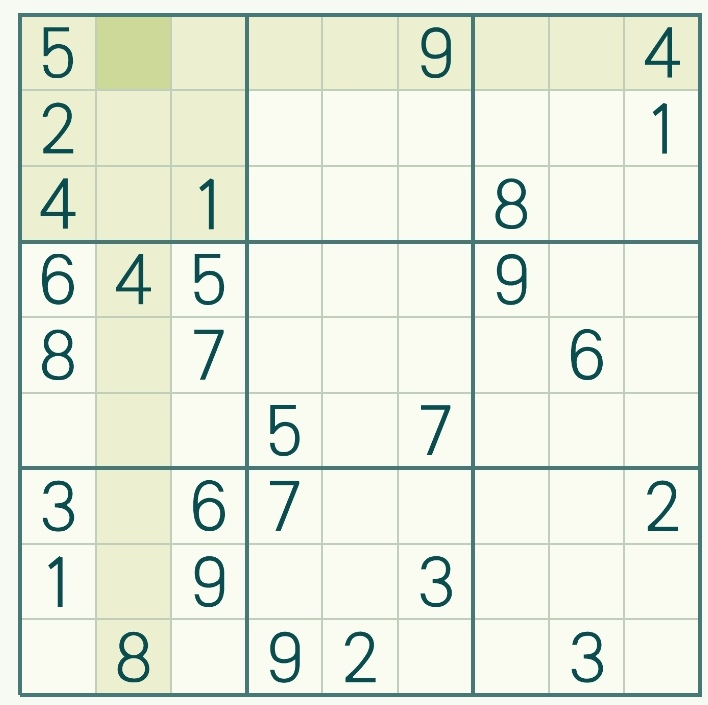
#> input picture sudo.jpg, 708 x 705 px
$ python test.py
#> lines starting #> are read from the running program, lines starting #| are printed output that depends on the picture; after the words box and inside, x2 and y2 are one past the last pixel; in counts of white or black regions, pixels touching at a corner belong together
### train.py
import sys
import numpy as np
import cv2

def trainPic(path,min_h,max_h):
#> called with path = 'sudo.jpg', min_h = 29, max_h = 40
    im = cv2.imread(path)
#> im is the input picture: shape (705, 708, 3); mean B, G, R 222, 236.7, 230.1
    im = cv2.resize(im,(400,400))
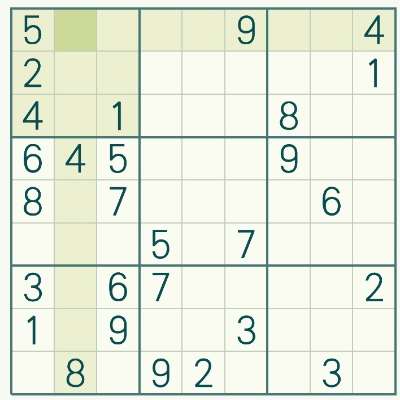
#> im: shape (400, 400, 3); mean B, G, R 221.5, 236.2, 229.6
    im3 = im.copy()

    gray = cv2.cvtColor(im,cv2.COLOR_BGR2GRAY)
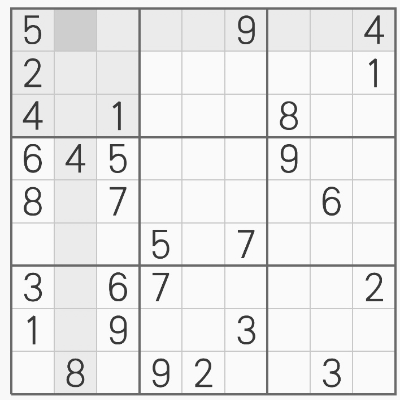
#> gray: shape (400, 400); min 53, max 254, mean 232.6
    thresh = cv2.adaptiveThreshold(gray,255,cv2.ADAPTIVE_THRESH_GAUSSIAN_C,cv2.THRESH_BINARY,11,2)  #自适应阈值化
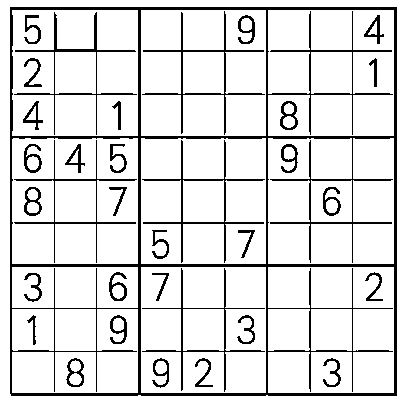
#> thresh: shape (400, 400); 87.3% white; black in thin lines or dots

##################      Now finding Contours         ####################
    contours,hierarchy = cv2.findContours(thresh,cv2.RETR_LIST,cv2.CHAIN_APPROX_SIMPLE)
#> contours = 72 contours; largest, box (x1, y1, x2, y2) and area: (0, 0, 400, 400) 159201, (9, 6, 398, 397) 151310, (12, 138, 138, 264) 15542, (12, 10, 138, 136) 15526, (141, 267, 266, 393) 15500
#边缘查找，找到数字框，但存在误判
    samples =  np.empty((0,900))    #将每一个识别到的数字所有像素点作为特征，储存到一个30*30的矩阵内
    responses = []                  #label
    keys = [i for i in range(48,58)]    #48-58为ASCII码
    count =0
    for cnt in contours:
        if cv2.contourArea(cnt)>65:     #使用边缘面积过滤较小边缘框
            [x,y,w,h] = cv2.boundingRect(cnt)
            if  h>min_h and h < max_h:        #使用高过滤小框和大框
                count+=1
                cv2.rectangle(im,(x,y),(x+w,y+h),(0,0,255),2)
                roi = thresh[y:y+h,x:x+w]
                roismall = cv2.resize(roi,(30,30))
                cv2.imshow('norm',im)

                key = cv2.waitKey(0)
                if key == 27:  # (escape to quit)
                    cv2.destroyAllWindows()
                    sys.exit()
                elif key in keys:
                    responses.append(int(chr(key)))
                    sample = roismall.reshape((1,900))
                    samples = np.append(samples,sample,0)
                if count == 81:        #超过81个没有意义
                    break
#> this loop made 4 passes; (key Esc is pressed on pass 4)
#> (x, y, w, h, count) on pass 4: (322, 357, 20, 31, 1)
#> (x, y, w, h) on passes 1 to 3: (69, 373, 13, 12), (155, 361, 12, 13), (70, 360, 11, 12)
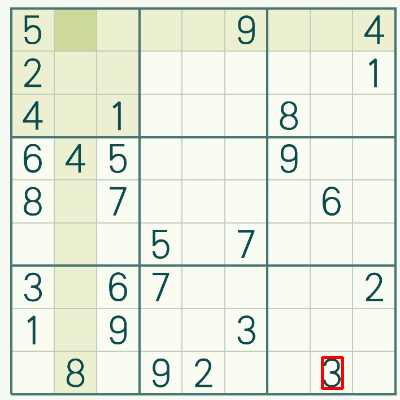
#> im: shape (400, 400, 3); 0.19% of pixels changed, all inside (x1, y1, x2, y2) = (321, 356, 344, 390)
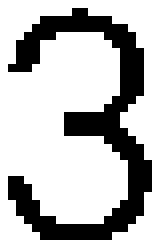
#> roi: shape (31, 20) (shown 8 times larger); 73.1% white; black in thin lines or dots, all inside (x1, y1, x2, y2) = (1, 1, 19, 30)
#> after the loop, count = 1; responses = []
    responses = np.array(responses,np.float32)
    responses = responses.reshape((responses.size,1))
    print ("training complete")

    np.savetxt('generalsamples.data',samples)
    np.savetxt('generalresponses.data',responses)

    cv2.waitKey()
    cv2.destroyAllWindows()

#test
#trainPic('sudo.jpg',30,40)

### test.py
import sys
import cv2
import numpy as np
import train
import ocr
import sudoku


picPath='sudo.jpg'#数独图片
min_h,max_h=29,40

#第一次需要训练生成模型文件
train.trainPic(picPath,min_h,max_h)#数独图片，识别数字分辨率到最小高度30，最大高度40
#> (the program exits here)
